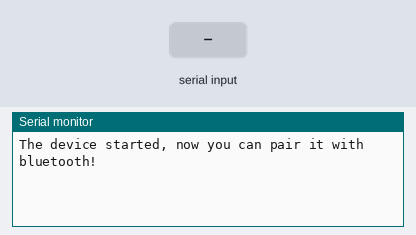
Simulated run of this sketch. Board: ESP32. Parts: the last lines printed to the serial monitor. Inputs (shaded band) come from the test bench. Nothing arrives over Bluetooth unless stated.

Above: at 1.2 s.
1.3 s: "1" received over the second serial link
At 2.5 s:
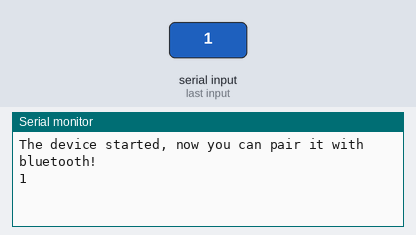
2.8 s: "0" received over the second serial link
At 3.6 s:
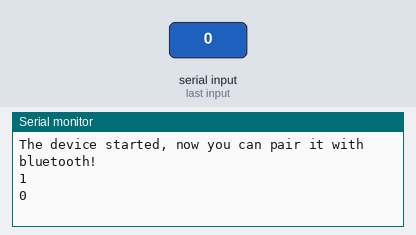

The sketch:

terminal.ino
```cpp
#include "BluetoothSerial.h"
#if !defined(CONFIG_BT_ENABLED) || !defined(CONFIG_BLUEDROID_ENABLED)
#error Bluetooth is not enabled! Please run `make menuconfig` to and enable it
#endif

BluetoothSerial SerialBT;

void setup() {
  Serial.begin(115200);
  SerialBT.begin("VN_AQI"); //Bluetooth device name
  Serial.println("The device started, now you can pair it with bluetooth!");
}

void loop() {
  SerialBT.setTimeout(10);
  Serial.setTimeout(10);
  if (Serial.available()) {
    SerialBT.print(Serial.readString()); // Transmit data to android app
  }
  if (SerialBT.available()) {
    Serial.println(SerialBT.readString()); // Receiver data from android app
  }
}
```

Measured:
- after the input at 1.3 s, the serial monitor: prints a new line at once (image 1)
- after the input at 2.8 s, the serial monitor: prints a new line at once (image 2)
